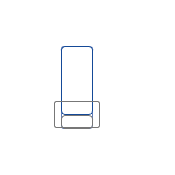
            <widget class="QFrame" name="Y61">
             <property name="geometry">
              <rect>
               <x>130</x>
               <y>20</y>
               <width>175</width>
               <height>175</height>
              </rect>
             </property>
             <property name="sizePolicy">
              <sizepolicy hsizetype="Fixed" vsizetype="Fixed">
               <horstretch>0</horstretch>
               <verstretch>0</verstretch>
              </sizepolicy>
             </property>
             <property name="minimumSize">
              <size>
               <width>175</width>
               <height>175</height>
              </size>
             </property>
             <property name="maximumSize">
              <size>
               <width>175</width>
               <height>175</height>
              </size>
             </property>
             <property name="styleSheet">
              <string notr="true">QFrame
{
   background-color: rgba(255, 255, 255, 0);
   border-image: url(:/images/resources/CW.png) 0 0 0 0 stretch stretch;
   border-width: 0px;
}</string>
             </property>
             <property name="frameShape">
              <enum>QFrame::StyledPanel</enum>
             </property>
             <property name="frameShadow">
              <enum>QFrame::Raised</enum>
             </property>
             <layout class="QGridLayout" name="gridLayout_45">
              <item row="1" column="0">
               <widget class="QSlider" name="Y61Motor">
                <property name="sizePolicy">
                 <sizepolicy hsizetype="Expanding" vsizetype="Expanding">
                  <horstretch>0</horstretch>
                  <verstretch>0</verstretch>
                 </sizepolicy>
                </property>
                <property name="styleSheet">
                 <string notr="true">QSlider::groove:vertical{
border: 1px solid #637EB8;
background: white;
width: 30px;
border-radius: 3px;
}
QSlider::add-page:vertical {
background: qlineargradient(x1: 0, y1: 0, x2: 0, y2: 1,
stop: 0 #ABC7EC, stop: 1 #154A98);
border: 1px solid #777;
height: 10px;
border-radius: 4px;
}
QSlider::sub-page:vertical {
background: #fff;
border: 1px solid #154A98;
height: 10px;
border-radius: 4px;
}
QSlider::handle:vertical{
background: qlineargradient(x1:0, y1:0, x2:1, y2:1,
stop:0 #fff, stop:1 #ABC7EC);
border: 1px solid #777;
height: 25px;
margin-left: -8px;
margin-right: -8px;
border-radius: 2px;
}

</string>
                </property>
                <property name="minimum">
                 <number>1000</number>
                </property>
                <property name="maximum">
                 <number>2000</number>
                </property>
                <property name="value">
                 <number>1000</number>
                </property>
                <property name="orientation">
                 <enum>Qt::Vertical</enum>
                </property>
               </widget>
              </item>
              <item row="0" column="0">
               <widget class="QLabel" name="Y61Label">
                <property name="font">
                 <font>
                  <pointsize>18</pointsize>
                 </font>
                </property>
                <property name="styleSheet">
                 <string notr="true">color:white;
border-image:none;</string>
                </property>
                <property name="text">
                 <string>Motor 1</string>
                </property>
                <property name="alignment">
                 <set>Qt::AlignCenter</set>
                </property>
               </widget>
              </item>
              <item row="2" column="0">
               <widget class="QLabel" name="Y61Value">
                <property name="font">
                 <font>
                  <pointsize>18</pointsize>
                 </font>
                </property>
                <property name="styleSheet">
                 <string notr="true">color:white;
border-image:none;</string>
                </property>
                <property name="text">
                 <string>1000</string>
                </property>
                <property name="alignment">
                 <set>Qt::AlignCenter</set>
                </property>
               </widget>
              </item>
              <item row="1" column="1">
               <spacer name="Y61Spacer">
                <property name="orientation">
                 <enum>Qt::Horizontal</enum>
                </property>
                <property name="sizeType">
                 <enum>QSizePolicy::Fixed</enum>
                </property>
                <property name="sizeHint" stdset="0">
                 <size>
                  <width>20</width>
                  <height>20</height>
                 </size>
                </property>
               </spacer>
              </item>
             </layout>
            </widget>
